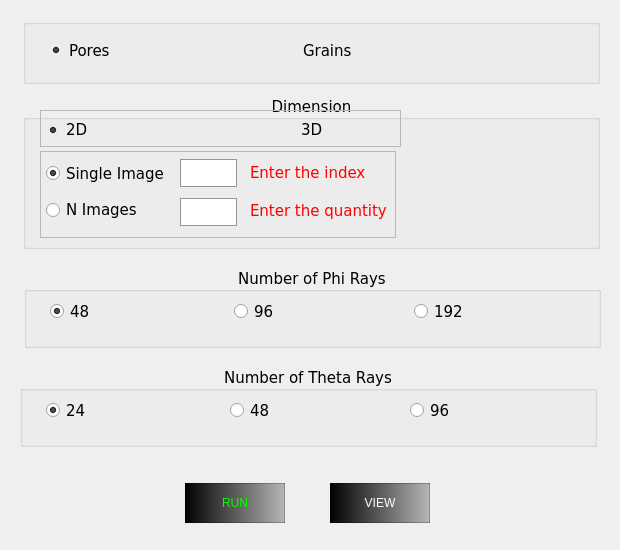
<?xml version="1.0" encoding="UTF-8"?>
<ui version="4.0">
 <class>janela_ppd</class>
 <widget class="QMainWindow" name="janela_ppd">
  <property name="geometry">
   <rect>
    <x>0</x>
    <y>0</y>
    <width>620</width>
    <height>550</height>
   </rect>
  </property>
  <property name="minimumSize">
   <size>
    <width>620</width>
    <height>550</height>
   </size>
  </property>
  <property name="maximumSize">
   <size>
    <width>620</width>
    <height>550</height>
   </size>
  </property>
  <property name="windowTitle">
   <string>Predominant  Pore Directions</string>
  </property>
  <property name="windowIcon">
   <iconset>
    <normaloff>Icons/ppd_enhanced_colors_supreme-removebg-preview.png</normaloff>Icons/ppd_enhanced_colors_supreme-removebg-preview.png</iconset>
  </property>
  <property name="styleSheet">
   <string notr="true"/>
  </property>
  <widget class="QWidget" name="centralwidget">
   <property name="styleSheet">
    <string notr="true"/>
   </property>
   <widget class="QGroupBox" name="groupBox_pores">
    <property name="geometry">
     <rect>
      <x>23</x>
      <y>19</y>
      <width>577</width>
      <height>65</height>
     </rect>
    </property>
    <property name="font">
     <font>
      <family>Verdana</family>
      <pointsize>11</pointsize>
     </font>
    </property>
    <property name="title">
     <string/>
    </property>
    <widget class="QRadioButton" name="radioButton_pores">
     <property name="geometry">
      <rect>
       <x>26</x>
       <y>23</y>
       <width>82</width>
       <height>17</height>
      </rect>
     </property>
     <property name="styleSheet">
      <string notr="true">font: 75 11pt &quot;Verdana&quot;;
background-color:transparent;</string>
     </property>
     <property name="text">
      <string>Pores</string>
     </property>
     <property name="checked">
      <bool>true</bool>
     </property>
    </widget>
    <widget class="QRadioButton" name="radioButton_grains">
     <property name="geometry">
      <rect>
       <x>260</x>
       <y>23</y>
       <width>82</width>
       <height>17</height>
      </rect>
     </property>
     <property name="styleSheet">
      <string notr="true">font: 75 11pt &quot;Verdana&quot;;
background-color:transparent;</string>
     </property>
     <property name="text">
      <string>Grains</string>
     </property>
    </widget>
   </widget>
   <widget class="QGroupBox" name="groupBox_dimension">
    <property name="geometry">
     <rect>
      <x>23</x>
      <y>96</y>
      <width>577</width>
      <height>153</height>
     </rect>
    </property>
    <property name="font">
     <font>
      <family>Verdana</family>
      <pointsize>11</pointsize>
     </font>
    </property>
    <property name="title">
     <string>Dimension</string>
    </property>
    <property name="alignment">
     <set>Qt::AlignCenter</set>
    </property>
    <widget class="QFrame" name="frame">
     <property name="geometry">
      <rect>
       <x>17</x>
       <y>55</y>
       <width>356</width>
       <height>87</height>
      </rect>
     </property>
     <property name="frameShape">
      <enum>QFrame::StyledPanel</enum>
     </property>
     <property name="frameShadow">
      <enum>QFrame::Raised</enum>
     </property>
     <widget class="QLabel" name="label_erro_2dN_ppd">
      <property name="geometry">
       <rect>
        <x>210</x>
        <y>50</y>
        <width>139</width>
        <height>20</height>
       </rect>
      </property>
      <property name="styleSheet">
       <string notr="true">color:rgb(255, 0, 0);
font: 9pt &quot;Verdana&quot;;
background-color:transparent;
</string>
      </property>
      <property name="text">
       <string>Enter the quantity</string>
      </property>
     </widget>
     <widget class="QRadioButton" name="radioButton_ppd_n_imgs">
      <property name="geometry">
       <rect>
        <x>6</x>
        <y>48</y>
        <width>112</width>
        <height>22</height>
       </rect>
      </property>
      <property name="text">
       <string>N Images</string>
      </property>
     </widget>
     <widget class="QLineEdit" name="lineEdit_2D_ppd_one">
      <property name="enabled">
       <bool>true</bool>
      </property>
      <property name="geometry">
       <rect>
        <x>140</x>
        <y>8</y>
        <width>57</width>
        <height>28</height>
       </rect>
      </property>
      <property name="minimumSize">
       <size>
        <width>57</width>
        <height>28</height>
       </size>
      </property>
      <property name="maximumSize">
       <size>
        <width>57</width>
        <height>28</height>
       </size>
      </property>
      <property name="styleSheet">
       <string notr="true">color: rgb(0, 0, 0);
font: 75 10pt &quot;Verdana&quot;;
border:1px solid rgb(150, 150, 150);
</string>
      </property>
      <property name="inputMask">
       <string/>
      </property>
      <property name="maxLength">
       <number>4</number>
      </property>
      <property name="echoMode">
       <enum>QLineEdit::Normal</enum>
      </property>
      <property name="cursorPosition">
       <number>0</number>
      </property>
      <property name="alignment">
       <set>Qt::AlignCenter</set>
      </property>
      <property name="dragEnabled">
       <bool>false</bool>
      </property>
      <property name="cursorMoveStyle">
       <enum>Qt::VisualMoveStyle</enum>
      </property>
     </widget>
     <widget class="QLineEdit" name="lineEdit_ppd_n_img">
      <property name="enabled">
       <bool>false</bool>
      </property>
      <property name="geometry">
       <rect>
        <x>140</x>
        <y>47</y>
        <width>57</width>
        <height>28</height>
       </rect>
      </property>
      <property name="styleSheet">
       <string notr="true">color: rgb(0, 0, 0);
font: 75 10pt &quot;Verdana&quot;;
border:1px solid rgb(150, 150, 150);
</string>
      </property>
      <property name="alignment">
       <set>Qt::AlignCenter</set>
      </property>
     </widget>
     <widget class="QRadioButton" name="radioButton_ppd_one_image">
      <property name="geometry">
       <rect>
        <x>6</x>
        <y>11</y>
        <width>126</width>
        <height>23</height>
       </rect>
      </property>
      <property name="text">
       <string>Single Image</string>
      </property>
      <property name="checked">
       <bool>true</bool>
      </property>
     </widget>
     <widget class="QLabel" name="label_erro_2d_ppd_one">
      <property name="geometry">
       <rect>
        <x>210</x>
        <y>12</y>
        <width>120</width>
        <height>20</height>
       </rect>
      </property>
      <property name="styleSheet">
       <string notr="true">color:rgb(255, 0, 0);
font: 9pt &quot;Verdana&quot;;
background-color:transparent;
</string>
      </property>
      <property name="text">
       <string>Enter the index</string>
      </property>
     </widget>
    </widget>
    <widget class="QFrame" name="frame_2">
     <property name="geometry">
      <rect>
       <x>17</x>
       <y>14</y>
       <width>361</width>
       <height>37</height>
      </rect>
     </property>
     <property name="frameShape">
      <enum>QFrame::StyledPanel</enum>
     </property>
     <property name="frameShadow">
      <enum>QFrame::Raised</enum>
     </property>
     <widget class="QRadioButton" name="radioButton_3d_ppd">
      <property name="geometry">
       <rect>
        <x>241</x>
        <y>5</y>
        <width>60</width>
        <height>30</height>
       </rect>
      </property>
      <property name="maximumSize">
       <size>
        <width>60</width>
        <height>30</height>
       </size>
      </property>
      <property name="sizeIncrement">
       <size>
        <width>60</width>
        <height>30</height>
       </size>
      </property>
      <property name="styleSheet">
       <string notr="true">font: 75 11pt &quot;Verdana&quot;;
background-color:transparent;</string>
      </property>
      <property name="text">
       <string>3D</string>
      </property>
     </widget>
     <widget class="QRadioButton" name="radioButton_ppd_2d">
      <property name="geometry">
       <rect>
        <x>6</x>
        <y>5</y>
        <width>60</width>
        <height>30</height>
       </rect>
      </property>
      <property name="minimumSize">
       <size>
        <width>60</width>
        <height>30</height>
       </size>
      </property>
      <property name="maximumSize">
       <size>
        <width>60</width>
        <height>30</height>
       </size>
      </property>
      <property name="styleSheet">
       <string notr="true">font: 75 11pt &quot;Verdana&quot;;
background-color:transparent;</string>
      </property>
      <property name="text">
       <string>2D</string>
      </property>
      <property name="checked">
       <bool>true</bool>
      </property>
     </widget>
    </widget>
    <zorder>frame_2</zorder>
    <zorder>frame</zorder>
   </widget>
   <widget class="QPushButton" name="btn_ppd_view">
    <property name="geometry">
     <rect>
      <x>330</x>
      <y>483</y>
      <width>100</width>
      <height>40</height>
     </rect>
    </property>
    <property name="styleSheet">
     <string notr="true">QPushButton{
	font: 75 11pt &quot;Verdana&quot;;
	color: rgb(255, 255, 255);
	border:1px solid rgb(0, 0, 0, 60);
	background-color: qlineargradient(spread:pad, x1:0, y1:0, x2:1, y2:0, stop:0 rgba(0, 0, 0, 255), stop:1 rgba(0, 0, 0, 60));
	
}

QPushButton:hover{
	
	color: rgb(0, 0, 0);
	background-color: rgb(0, 85, 255);
}</string>
    </property>
    <property name="text">
     <string>VIEW</string>
    </property>
   </widget>
   <widget class="QPushButton" name="btn_run_ppd">
    <property name="enabled">
     <bool>true</bool>
    </property>
    <property name="geometry">
     <rect>
      <x>185</x>
      <y>483</y>
      <width>100</width>
      <height>40</height>
     </rect>
    </property>
    <property name="styleSheet">
     <string notr="true">QPushButton{
	font: 75 11pt &quot;Verdana&quot;;
	color: rgb(0, 255, 0);
	border:1px solid rgb(0, 0, 0, 60);
	background-color: qlineargradient(spread:pad, x1:0, y1:0, x2:1, y2:0, stop:0 rgba(0, 0, 0, 255), stop:1 rgba(0, 0, 0, 60));
	
}

QPushButton:hover{
	
	color: rgb(0, 0, 0);
	background-color: rgb(0, 152, 0);
}

</string>
    </property>
    <property name="text">
     <string>RUN</string>
    </property>
   </widget>
   <widget class="QGroupBox" name="groupBox_theta">
    <property name="geometry">
     <rect>
      <x>20</x>
      <y>367</y>
      <width>577</width>
      <height>80</height>
     </rect>
    </property>
    <property name="font">
     <font>
      <family>Verdana</family>
      <pointsize>11</pointsize>
     </font>
    </property>
    <property name="title">
     <string>Number of Theta Rays</string>
    </property>
    <property name="alignment">
     <set>Qt::AlignCenter</set>
    </property>
    <widget class="QRadioButton" name="radioButton_theta_24">
     <property name="geometry">
      <rect>
       <x>26</x>
       <y>35</y>
       <width>82</width>
       <height>17</height>
      </rect>
     </property>
     <property name="text">
      <string>24</string>
     </property>
     <property name="checked">
      <bool>true</bool>
     </property>
    </widget>
    <widget class="QRadioButton" name="radioButton_theta_48">
     <property name="geometry">
      <rect>
       <x>210</x>
       <y>35</y>
       <width>82</width>
       <height>17</height>
      </rect>
     </property>
     <property name="text">
      <string>48</string>
     </property>
    </widget>
    <widget class="QRadioButton" name="radioButton_theta_96">
     <property name="geometry">
      <rect>
       <x>390</x>
       <y>35</y>
       <width>82</width>
       <height>17</height>
      </rect>
     </property>
     <property name="text">
      <string>96</string>
     </property>
    </widget>
   </widget>
   <widget class="QGroupBox" name="groupBox_phi">
    <property name="geometry">
     <rect>
      <x>24</x>
      <y>268</y>
      <width>577</width>
      <height>80</height>
     </rect>
    </property>
    <property name="font">
     <font>
      <family>Verdana</family>
      <pointsize>11</pointsize>
     </font>
    </property>
    <property name="title">
     <string>Number of Phi Rays</string>
    </property>
    <property name="alignment">
     <set>Qt::AlignCenter</set>
    </property>
    <widget class="QRadioButton" name="radioButton_phi_48">
     <property name="geometry">
      <rect>
       <x>26</x>
       <y>35</y>
       <width>82</width>
       <height>17</height>
      </rect>
     </property>
     <property name="text">
      <string>48</string>
     </property>
     <property name="checked">
      <bool>true</bool>
     </property>
    </widget>
    <widget class="QRadioButton" name="radioButton_phi_96">
     <property name="geometry">
      <rect>
       <x>210</x>
       <y>35</y>
       <width>82</width>
       <height>17</height>
      </rect>
     </property>
     <property name="text">
      <string>96</string>
     </property>
    </widget>
    <widget class="QRadioButton" name="radioButton_phi_192">
     <property name="geometry">
      <rect>
       <x>390</x>
       <y>35</y>
       <width>82</width>
       <height>17</height>
      </rect>
     </property>
     <property name="text">
      <string>192</string>
     </property>
    </widget>
   </widget>
  </widget>
 </widget>
 <tabstops>
  <tabstop>radioButton_pores</tabstop>
  <tabstop>radioButton_grains</tabstop>
  <tabstop>radioButton_ppd_2d</tabstop>
  <tabstop>radioButton_3d_ppd</tabstop>
  <tabstop>btn_run_ppd</tabstop>
 </tabstops>
 <resources/>
 <connections/>
</ui>
